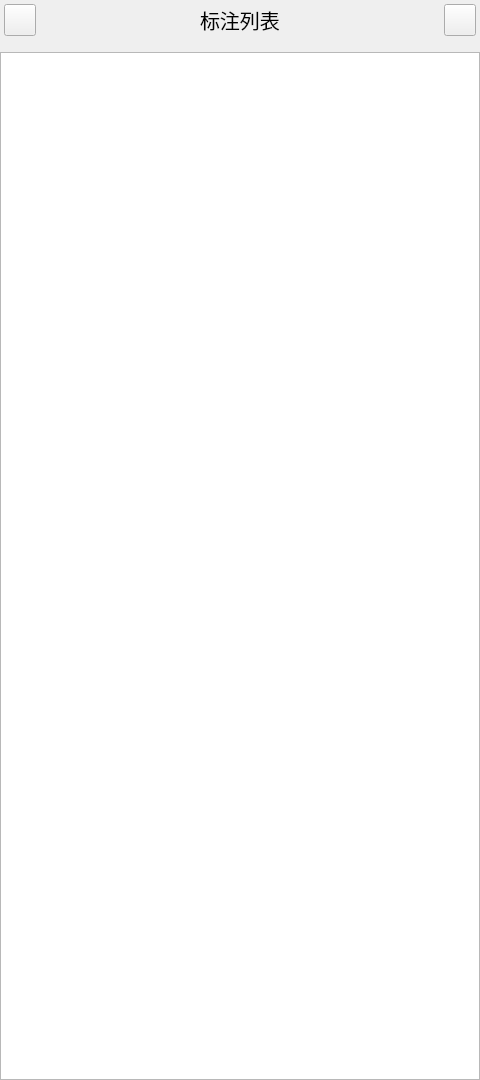
<?xml version="1.0" encoding="UTF-8"?>
<ui version="4.0">
 <class>Markupsl_Manager</class>
 <widget class="qMRMLWidget" name="Markupsl_Manager">
  <property name="geometry">
   <rect>
    <x>0</x>
    <y>0</y>
    <width>480</width>
    <height>1080</height>
   </rect>
  </property>
  <property name="styleSheet">
   <string notr="true"/>
  </property>
  <layout class="QVBoxLayout" name="verticalLayout_2">
   <property name="spacing">
    <number>12</number>
   </property>
   <property name="leftMargin">
    <number>0</number>
   </property>
   <property name="topMargin">
    <number>0</number>
   </property>
   <property name="rightMargin">
    <number>0</number>
   </property>
   <property name="bottomMargin">
    <number>0</number>
   </property>
   <item>
    <widget class="QWidget" name="widget" native="true">
     <layout class="QVBoxLayout" name="verticalLayout">
      <property name="spacing">
       <number>12</number>
      </property>
      <property name="leftMargin">
       <number>0</number>
      </property>
      <property name="topMargin">
       <number>0</number>
      </property>
      <property name="rightMargin">
       <number>0</number>
      </property>
      <property name="bottomMargin">
       <number>0</number>
      </property>
      <item>
       <layout class="QHBoxLayout" name="horizontalLayout">
        <property name="leftMargin">
         <number>4</number>
        </property>
        <property name="topMargin">
         <number>4</number>
        </property>
        <property name="rightMargin">
         <number>4</number>
        </property>
        <property name="bottomMargin">
         <number>4</number>
        </property>
        <item>
         <widget class="QPushButton" name="btnReturn">
          <property name="minimumSize">
           <size>
            <width>32</width>
            <height>32</height>
           </size>
          </property>
          <property name="maximumSize">
           <size>
            <width>32</width>
            <height>32</height>
           </size>
          </property>
          <property name="font">
           <font>
            <pointsize>15</pointsize>
           </font>
          </property>
          <property name="styleSheet">
           <string notr="true"/>
          </property>
          <property name="text">
           <string/>
          </property>
         </widget>
        </item>
        <item>
         <spacer name="horizontalSpacer_2">
          <property name="orientation">
           <enum>Qt::Horizontal</enum>
          </property>
          <property name="sizeHint" stdset="0">
           <size>
            <width>40</width>
            <height>20</height>
           </size>
          </property>
         </spacer>
        </item>
        <item>
         <widget class="QLabel" name="label_19">
          <property name="font">
           <font>
            <pointsize>15</pointsize>
           </font>
          </property>
          <property name="text">
           <string>标注列表</string>
          </property>
         </widget>
        </item>
        <item>
         <spacer name="horizontalSpacer">
          <property name="orientation">
           <enum>Qt::Horizontal</enum>
          </property>
          <property name="sizeHint" stdset="0">
           <size>
            <width>40</width>
            <height>20</height>
           </size>
          </property>
         </spacer>
        </item>
        <item>
         <widget class="QPushButton" name="btnFresh">
          <property name="minimumSize">
           <size>
            <width>32</width>
            <height>32</height>
           </size>
          </property>
          <property name="maximumSize">
           <size>
            <width>32</width>
            <height>32</height>
           </size>
          </property>
          <property name="text">
           <string/>
          </property>
         </widget>
        </item>
       </layout>
      </item>
      <item>
       <widget class="QListWidget" name="ListWidget">
        <property name="styleSheet">
         <string notr="true"/>
        </property>
        <property name="horizontalScrollBarPolicy">
         <enum>Qt::ScrollBarAlwaysOff</enum>
        </property>
        <property name="verticalScrollMode">
         <enum>QAbstractItemView::ScrollPerPixel</enum>
        </property>
        <property name="horizontalScrollMode">
         <enum>QAbstractItemView::ScrollPerPixel</enum>
        </property>
       </widget>
      </item>
     </layout>
    </widget>
   </item>
  </layout>
 </widget>
 <customwidgets>
  <customwidget>
   <class>qMRMLWidget</class>
   <extends>QWidget</extends>
   <header>qMRMLWidget.h</header>
   <container>1</container>
  </customwidget>
 </customwidgets>
 <resources/>
 <connections/>
</ui>
